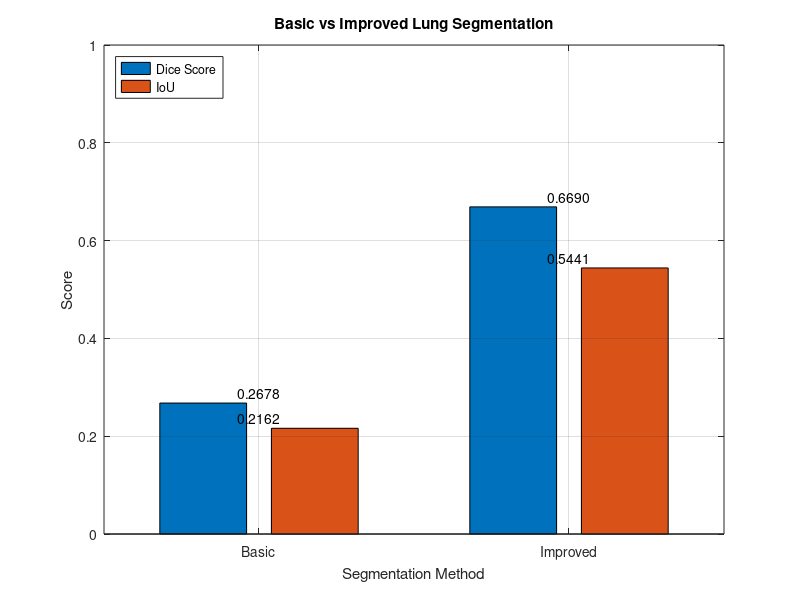

Source code (MATLAB):
% Segmentation Performance Comparison
% Basic vs Improved Method

% Results from Montgomery dataset (138 images)
methods = {'Basic', 'Improved'};

dice = [0.2678, 0.6690];
iou  = [0.2162, 0.5441];

% Create comparison graph
figure('Name','Segmentation Performance Comparison');

values = [dice; iou]';

bar(values);

% Labels
set(gca, 'XTickLabel', methods);
xlabel('Segmentation Method');
ylabel('Score');
title('Basic vs Improved Lung Segmentation');

% Legend
legend('Dice Score', 'IoU', 'Location', 'northwest');

% Y-axis range
ylim([0 1]);

% Grid
grid on;

% Display values on bars
for i = 1:size(values,1)
    for j = 1:size(values,2)
        text(i, values(i,j) + 0.02, ...
            sprintf('%.4f', values(i,j)), ...
            'HorizontalAlignment','center');
    end
end
